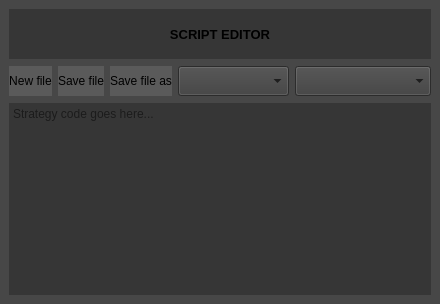
             <widget class="QWidget" name="Script_Editor">
              <property name="styleSheet">
               <string notr="true"/>
              </property>
              <attribute name="title">
               <string>Script Editor</string>
              </attribute>
              <layout class="QVBoxLayout" name="verticalLayout_28">
               <property name="leftMargin">
                <number>0</number>
               </property>
               <property name="topMargin">
                <number>0</number>
               </property>
               <property name="rightMargin">
                <number>0</number>
               </property>
               <property name="bottomMargin">
                <number>0</number>
               </property>
               <item>
                <widget class="QWidget" name="widget_21" native="true">
                 <property name="styleSheet">
                  <string notr="true">background-color: rgb(71, 71, 71);</string>
                 </property>
                 <layout class="QVBoxLayout" name="verticalLayout_29">
                  <property name="spacing">
                   <number>7</number>
                  </property>
                  <item>
                   <widget class="QLabel" name="label_29">
                    <property name="minimumSize">
                     <size>
                      <width>0</width>
                      <height>50</height>
                     </size>
                    </property>
                    <property name="maximumSize">
                     <size>
                      <width>16777215</width>
                      <height>50</height>
                     </size>
                    </property>
                    <property name="font">
                     <font>
                      <pointsize>10</pointsize>
                      <bold>true</bold>
                     </font>
                    </property>
                    <property name="styleSheet">
                     <string notr="true">background-color: rgb(54, 54, 54);</string>
                    </property>
                    <property name="text">
                     <string>SCRIPT EDITOR</string>
                    </property>
                    <property name="alignment">
                     <set>Qt::AlignmentFlag::AlignCenter</set>
                    </property>
                    <property name="indent">
                     <number>10</number>
                    </property>
                   </widget>
                  </item>
                  <item>
                   <widget class="QWidget" name="widget_22" native="true">
                    <property name="maximumSize">
                     <size>
                      <width>16777215</width>
                      <height>30</height>
                     </size>
                    </property>
                    <layout class="QHBoxLayout" name="horizontalLayout_29">
                     <property name="leftMargin">
                      <number>0</number>
                     </property>
                     <property name="topMargin">
                      <number>0</number>
                     </property>
                     <property name="rightMargin">
                      <number>0</number>
                     </property>
                     <property name="bottomMargin">
                      <number>0</number>
                     </property>
                     <item>
                      <widget class="QPushButton" name="pushButton_7">
                       <property name="minimumSize">
                        <size>
                         <width>0</width>
                         <height>30</height>
                        </size>
                       </property>
                       <property name="maximumSize">
                        <size>
                         <width>16777215</width>
                         <height>30</height>
                        </size>
                       </property>
                       <property name="styleSheet">
                        <string notr="true">QPushButton {
    border: none;  /* Removes the border */
    background-color: rgb(90, 90, 90);  /* Default background color */
}

QPushButton:hover {
    background-color: rgb(80, 80, 80);  /* Background color when hovered */
}

QPushButton:pressed {
    background-color: #353535;  /* Background color when pressed */
}</string>
                       </property>
                       <property name="text">
                        <string>New file</string>
                       </property>
                      </widget>
                     </item>
                     <item>
                      <widget class="QPushButton" name="savefile_button">
                       <property name="minimumSize">
                        <size>
                         <width>0</width>
                         <height>30</height>
                        </size>
                       </property>
                       <property name="maximumSize">
                        <size>
                         <width>16777215</width>
                         <height>30</height>
                        </size>
                       </property>
                       <property name="styleSheet">
                        <string notr="true">QPushButton {
    border: none;  /* Removes the border */
    background-color: rgb(90, 90, 90);  /* Default background color */
}

QPushButton:hover {
    background-color: rgb(80, 80, 80);  /* Background color when hovered */
}

QPushButton:pressed {
    background-color: #353535;  /* Background color when pressed */
}</string>
                       </property>
                       <property name="text">
                        <string>Save file</string>
                       </property>
                      </widget>
                     </item>
                     <item>
                      <widget class="QPushButton" name="savefileas_button">
                       <property name="minimumSize">
                        <size>
                         <width>0</width>
                         <height>30</height>
                        </size>
                       </property>
                       <property name="maximumSize">
                        <size>
                         <width>16777215</width>
                         <height>30</height>
                        </size>
                       </property>
                       <property name="styleSheet">
                        <string notr="true">QPushButton {
    border: none;  /* Removes the border */
    background-color: rgb(90, 90, 90);  /* Default background color */
}

QPushButton:hover {
    background-color: rgb(80, 80, 80);  /* Background color when hovered */
}

QPushButton:pressed {
    background-color: #353535;  /* Background color when pressed */
}</string>
                       </property>
                       <property name="text">
                        <string>Save file as</string>
                       </property>
                      </widget>
                     </item>
                     <item>
                      <widget class="QComboBox" name="comboBox_3">
                       <property name="minimumSize">
                        <size>
                         <width>0</width>
                         <height>30</height>
                        </size>
                       </property>
                       <property name="maximumSize">
                        <size>
                         <width>16777215</width>
                         <height>30</height>
                        </size>
                       </property>
                       <property name="styleSheet">
                        <string notr="true">background-color: rgb(62, 62, 62);</string>
                       </property>
                       <property name="placeholderText">
                        <string>Strategy Name</string>
                       </property>
                      </widget>
                     </item>
                     <item>
                      <widget class="QComboBox" name="comboBox_4">
                       <property name="minimumSize">
                        <size>
                         <width>0</width>
                         <height>30</height>
                        </size>
                       </property>
                       <property name="maximumSize">
                        <size>
                         <width>16777215</width>
                         <height>30</height>
                        </size>
                       </property>
                       <property name="styleSheet">
                        <string notr="true">background-color: rgb(62, 62, 62);</string>
                       </property>
                       <property name="placeholderText">
                        <string>Available Variables</string>
                       </property>
                      </widget>
                     </item>
                    </layout>
                   </widget>
                  </item>
                  <item>
                   <widget class="QWidget" name="widget_23" native="true">
                    <property name="styleSheet">
                     <string notr="true">background-color: rgb(62, 62, 62);
</string>
                    </property>
                    <layout class="QHBoxLayout" name="horizontalLayout_30">
                     <property name="leftMargin">
                      <number>0</number>
                     </property>
                     <property name="topMargin">
                      <number>0</number>
                     </property>
                     <property name="rightMargin">
                      <number>0</number>
                     </property>
                     <property name="bottomMargin">
                      <number>0</number>
                     </property>
                     <item>
                      <widget class="QTextEdit" name="script_editor_textedit">
                       <property name="styleSheet">
                        <string notr="true">background-color: rgb(54, 54, 54);
</string>
                       </property>
                       <property name="frameShape">
                        <enum>QFrame::Shape::NoFrame</enum>
                       </property>
                       <property name="frameShadow">
                        <enum>QFrame::Shadow::Plain</enum>
                       </property>
                       <property name="lineWidth">
                        <number>1</number>
                       </property>
                       <property name="midLineWidth">
                        <number>0</number>
                       </property>
                       <property name="autoFormatting">
                        <set>QTextEdit::AutoFormattingFlag::AutoNone</set>
                       </property>
                       <property name="documentTitle">
                        <string/>
                       </property>
                       <property name="placeholderText">
                        <string>Strategy code goes here...</string>
                       </property>
                      </widget>
                     </item>
                    </layout>
                   </widget>
                  </item>
                 </layout>
                </widget>
               </item>
              </layout>
             </widget>
